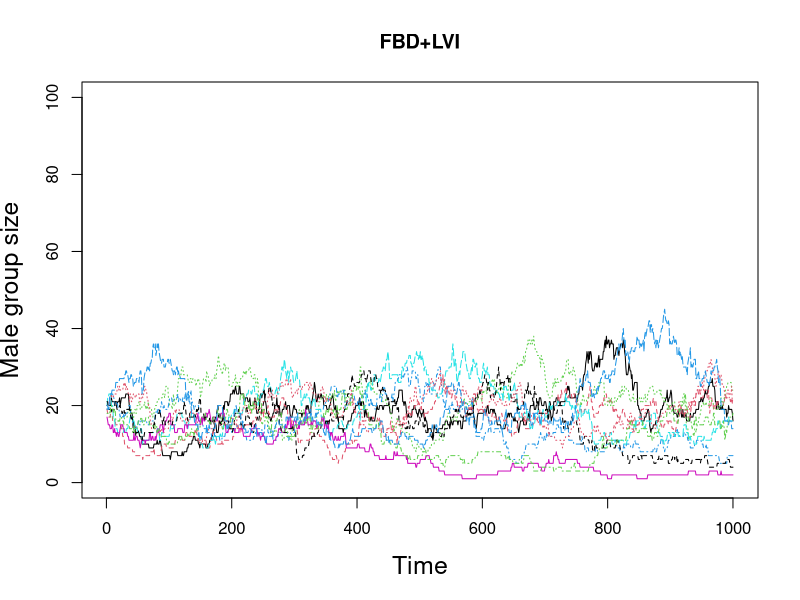
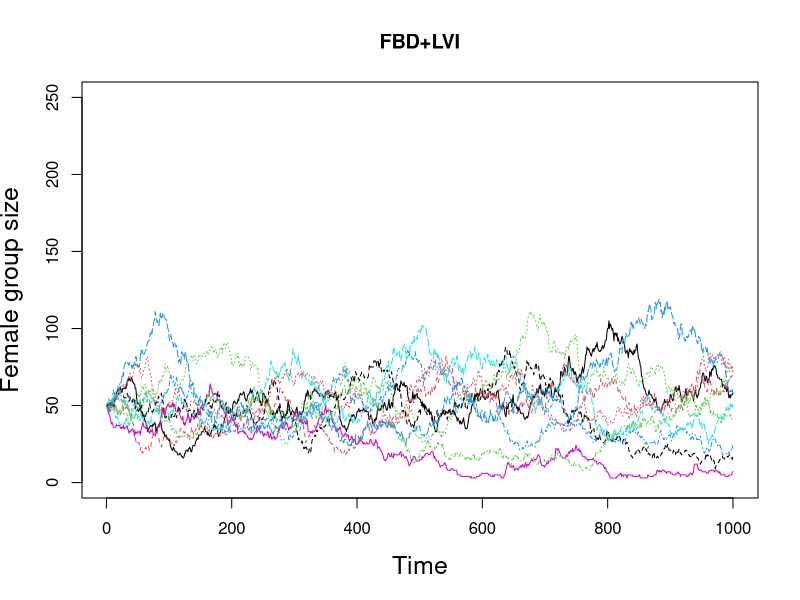
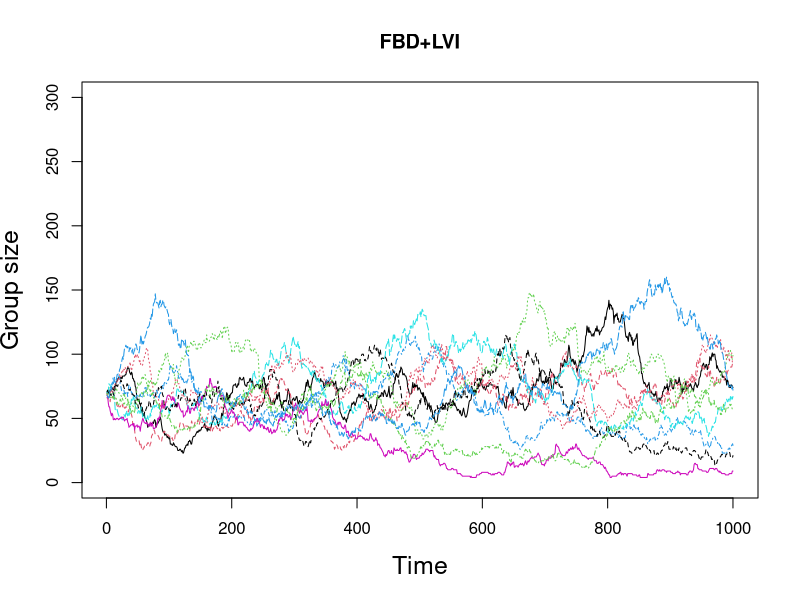
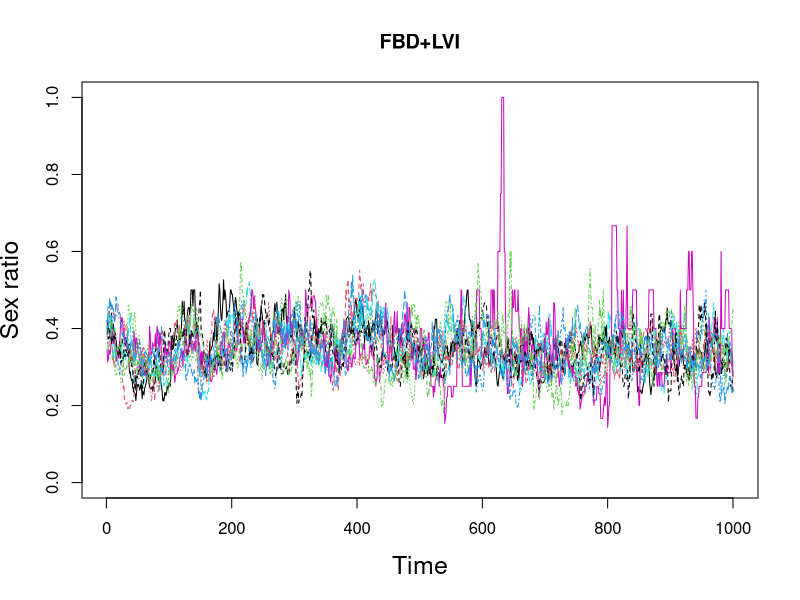
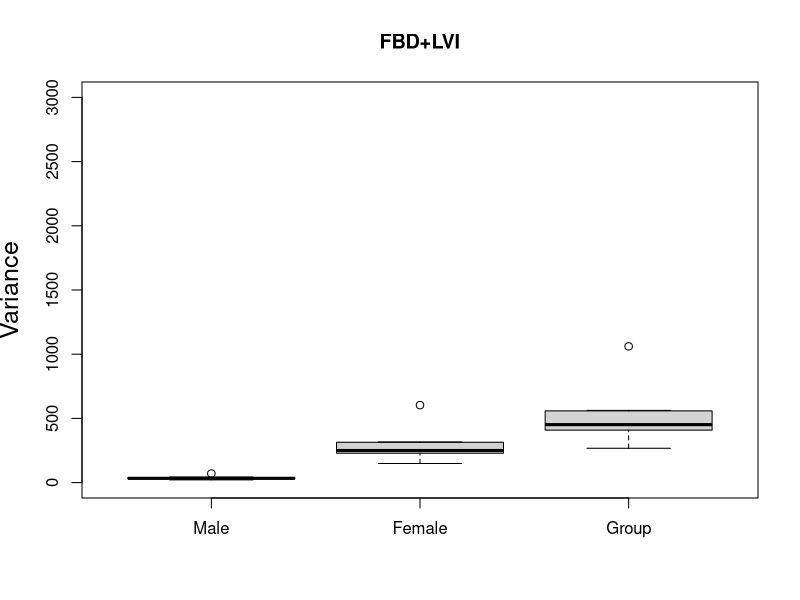
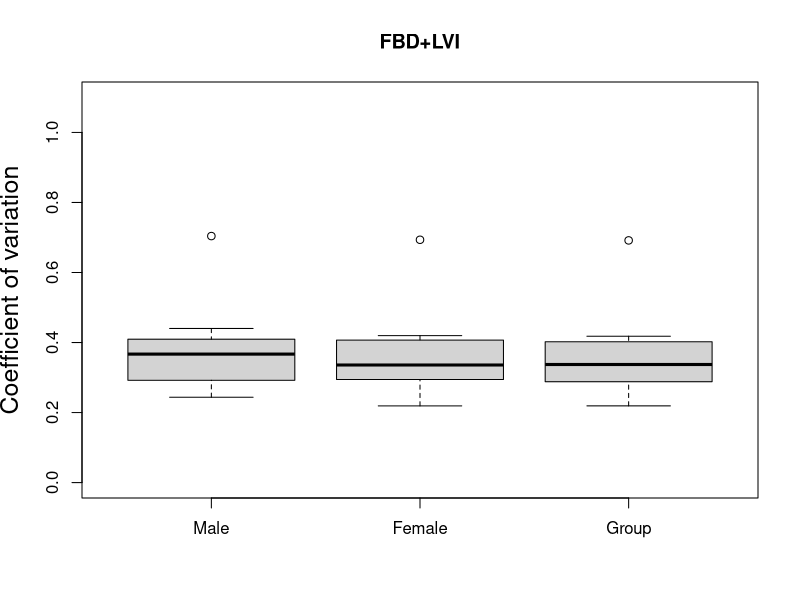

The R source for these figures, in order:
#Parameters
set.seed(100)
N.group<- 10
b<-.02
K<-1000
u.m<-.01
u.f<-.005
p<-.01
v.m<-.05
v.f<-.01
d.m<-.0001
d.f<-.01
simtime<-1000

#Initial conditions
N.m.mat<-N.f.mat<-matrix(rep(0, N.group*simtime), nrow = simtime)
N.m<-rep(20, N.group)
N.f<-rep(50, N.group)
N.m.mat[1,]<-N.m
N.f.mat[1,]<-N.f

#Updating the group sizes
for (t in 1:simtime) {
  B.m<-rpois(N.group, b*N.f*pmax((1-sum(N.m)*(N.f+N.m)/K/N.m),0))
  B.f<-rpois(N.group, b*N.f*pmax((1-sum(N.m)*(N.f+N.m)/K/N.m),0))
  N.m<-N.m+B.m
  N.f<-N.f+B.f
  infect<-(runif(N.group)<p*N.m)
  U.m<-rpois(N.group, u.m*N.m+infect*v.m*N.m)
  U.f<-rpois(N.group, u.f*N.f+infect*v.f*N.f)
  N.m<-pmax(N.m-U.m, 1)
  N.f<-pmax(N.f-U.f, 1)
  D.m.out<-pmin(rpois(N.group, d.m*N.m^2/N.f),N.m-1)
  D.f.out<-pmin(rpois(N.group, d.f*N.f^2/N.m),N.f-1)
  N.m<-N.m - D.m.out
  N.f<-N.f - D.f.out
  D.m.in<-rmultinom(1, sum(D.m.out), N.f^2/N.m/(sum(N.f^2/N.m)))
  D.f.in<-rmultinom(1, sum(D.f.out), N.m^2/N.f/(sum(N.m^2/N.f)))
  N.m<-N.m + D.m.in
  N.f<-N.f + D.f.in
  N.m.mat[t,]<-N.m
  N.f.mat[t,]<-N.f
}

#Compute variances
Var.M<-apply(N.m.mat, 2, var)
Var.F<-apply(N.f.mat, 2, var)
Var.G<-apply(N.m.mat+N.f.mat, 2, var)
mean.N.m<-apply(N.m.mat, 2, mean)
mean.N.f<-apply(N.f.mat, 2, mean)
mean.G<-apply(N.f.mat+N.m.mat, 2, mean)
df.var<-cbind("Male"=Var.M, "Female"=Var.F, "Group"=Var.G)
df.cov<-cbind("Male"=sqrt(Var.M)/mean.N.m, "Female"=sqrt(Var.F)/mean.N.f, "Group"=sqrt(Var.G)/mean.G)

pdf("../Manuscript/figures/A1B2plot%01d.pdf", onefile=FALSE)
#plot time series
plot.m<-matplot(N.m.mat, ylim = c(0, 100), xlab="Time", ylab="Male group size", type = "l", main="FBD+LVI", cex.lab = 1.5);
plot.f<-matplot(N.f.mat, ylim = c(0, 250), xlab="Time", ylab="Female group size", type = "l", main="FBD+LVI", cex.lab = 1.5);
plot.g<-matplot(N.f.mat+N.m.mat, ylim = c(0, 300), xlab="Time", ylab="Group size", type = "l", main="FBD+LVI", cex.lab = 1.5);
plot.r<-matplot(N.m.mat/N.f.mat, ylim = c(0, 1), xlab="Time", ylab = "Sex ratio", type = "l", main="FBD+LVI", cex.lab = 1.5);

#plot variances
plot.var<-boxplot(df.var, ylim=c(0, 3000), ylab="Variance", main="FBD+LVI", cex.lab = 1.5);
plot.cov<-boxplot(df.cov, ylim=c(0, 1.1), ylab="Coefficient of variation", main="FBD+LVI", cex.lab = 1.5);

dev.off()